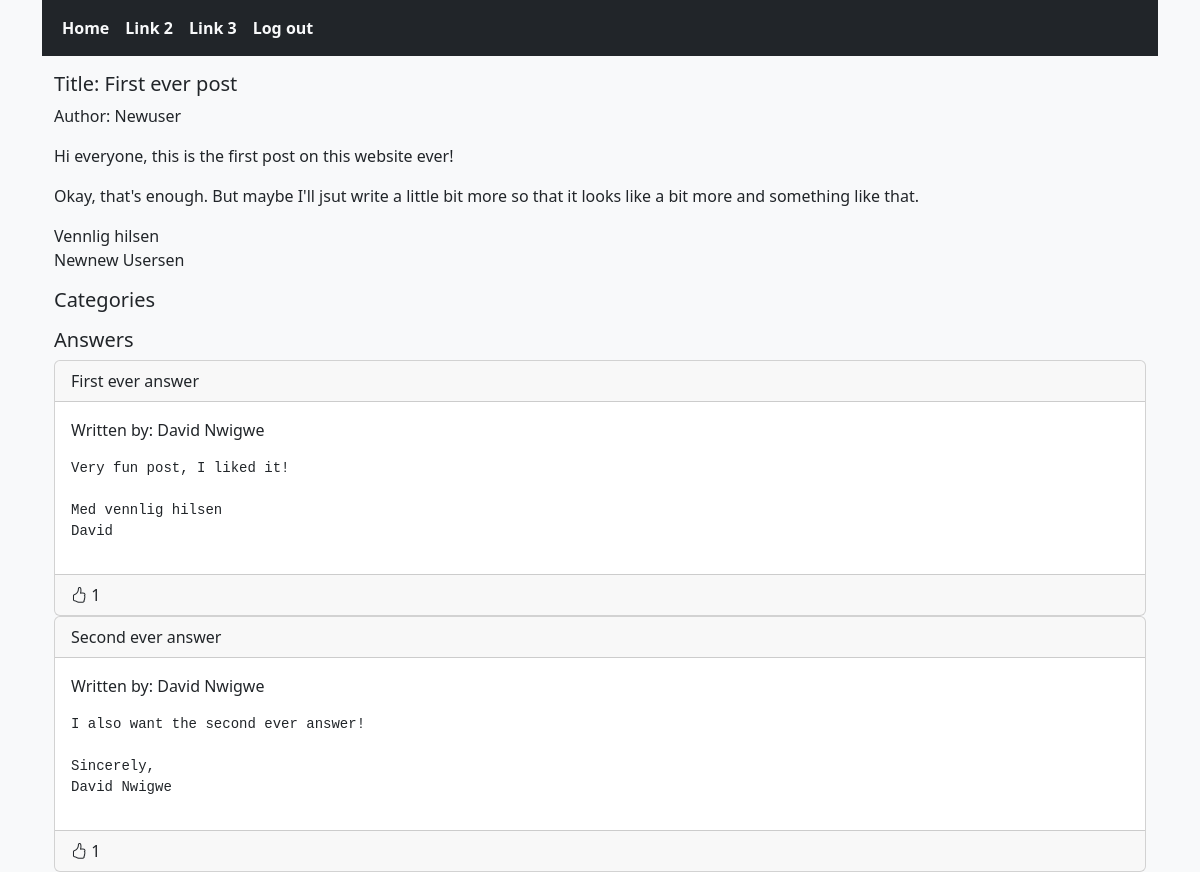
The app's page /post/view/1 (signed in) with its own data.
### post/models.py (models this page shows)
class Info(models.Model):
    title = models.CharField(max_length=100)
    content = models.TextField()
    time_posted = models.DateTimeField(auto_now_add=True)
    class Meta:
        abstract = True

class Post(Info):
    author = models.ForeignKey(UserProfile, on_delete=models.CASCADE, related_name="posts")
    categories = models.ManyToManyField(Category, related_name="posts")

class Answer(Info):
    post = models.ForeignKey(Post, on_delete=models.CASCADE, related_name="answers")
    author = models.ForeignKey(ProfessionalProfile, on_delete=models.CASCADE, related_name="answers")
    last_updated = models.DateTimeField(auto_now=True)

### profile_page/models.py (models this page shows)
class UserProfile(models.Model):
    user = models.OneToOneField(User, on_delete=models.CASCADE, related_name="user_profile")

class ProfessionalProfile(models.Model):
    user = models.OneToOneField(User, on_delete=models.CASCADE, related_name="professional_profile")
    specializations = models.ManyToManyField(Category, related_name="professionals", blank=True)

### accounts/models.py (models this page shows, shortened)
class User(AbstractUser):
    class Role(models.TextChoices):
        USER = ("user", "User")
        PROFESSIONAL = ("professional", "Professional")
        INSTITUTION = ("institution", "Institution")
    account_type = models.CharField(max_length=20, choices=Role.choices)
    @property
    def is_professional(self):
        return self.account_type == self.Role.PROFESSIONAL

### post/views.py (the view)
# urls.py: path("view/<int:post_id>", views.view_post, name="view_post"),
def view_post(request, post_id):
    post = get_object_or_404(Post, id=post_id)
    context = {
        "title" : post.title,
        "post" : post
    }
    return render(request, "post/view_post.html", context=context)

### post/templates/post/view_post.html (shortened to what this page needs)
{% extends "base.html" %}
{% load static %}
{% block content %}
<div class="container-fluid">
    <h5>Title: {{ post.title }}</h5>
    <p>Author: {{ post.author.user.username }}</p>
    <div>
        {{ post.content|linebreaks }}
    </div>
    <h5>Categories</h5>
    <h5>Answers</h5>
    {% for answer in post.answers.all %}
        {% include "post/answer.html" with answer=answer %}
    {% endfor %}
</div>
{% endblock %}

### post/templates/post/answer.html (shortened to what this page needs)
{% load static %}
<div class="card">
    <div class="card-header">{{ answer.title }}</div>
    <div class="card-body">
        <p>Written by: {{ answer.author.user.first_name }} {{ answer.author.user.last_name }}</p>
        <pre>{{ answer.content }}</pre>
    </div>
    <div class="card-footer">
        {% if user.is_professional %}
        <button type="button" class="btn btn-primary thumbs-up-button" id="thumb-{{ answer.id }}" data-answer-id="{{ answer.id }}">
            <i class="bi bi-hand-thumbs-up"></i>
            <span>{{ answer.ratings.count }}</span>
        </button>
        {% else %}
        <div>
            <i class="bi bi-hand-thumbs-up"></i>
            <span>{{ answer.ratings.count }}</span>
        </div>
        {% endif %}
    </div>
</div>

### records on screen
Post: title "First ever post", author.user.username "Newuser", content "Hi everyone, this is the first post on this website ever! Okay, that's enough. But maybe I'll jsut write a little bit more so that it looks like a bit more and something like that. Vennlig hilsen Newnew Usersen"
Answer: title "First ever answer", author.user.first_name "David", author.user.last_name "Nwigwe", content "Very fun post, I liked it! Med vennlig hilsen David", ratings.count "1"
Answer: title "Second ever answer", author.user.first_name "David", author.user.last_name "Nwigwe", content "I also want the second ever answer! Sincerely, David Nwigwe", ratings.count "1"
